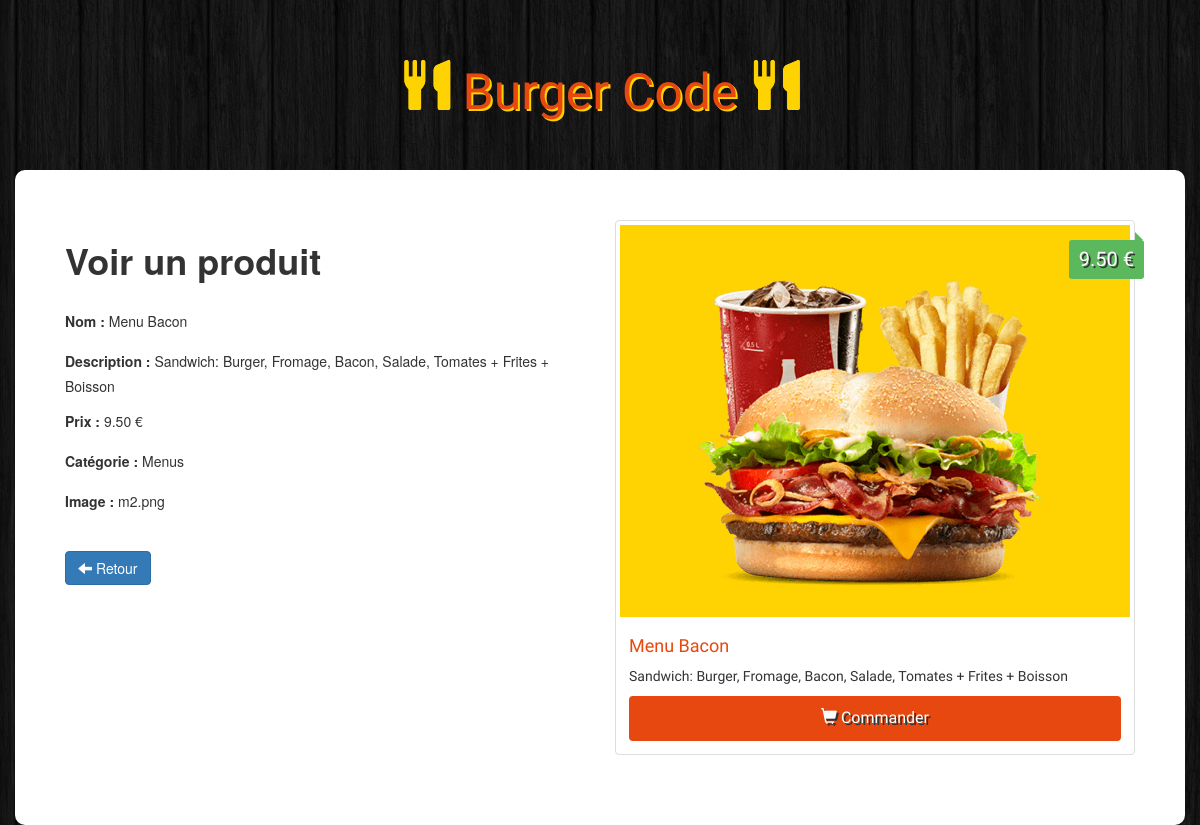
Screenshot of /admin/view.php?id=2 with the database file from the repository.
### tables this page shows
CREATE TABLE IF NOT EXISTS `items` (
  `id` int(11) NOT NULL AUTO_INCREMENT,
  `name` varchar(100) NOT NULL,
  `description` varchar(255) NOT NULL,
  `price` float NOT NULL,
  `image` varchar(255) NOT NULL,
  `category` int(11) NOT NULL,
  PRIMARY KEY (`id`),
  KEY `category` (`category`)
);

CREATE TABLE IF NOT EXISTS `categories` (
  `id` int(11) NOT NULL AUTO_INCREMENT,
  `name` varchar(100) NOT NULL,
  PRIMARY KEY (`id`)
);

### admin/view.php (the view, shortened to what this page needs)
<?php
    if(!empty($_GET['id'])) {
        $id = checkInput($_GET['id']);
    }
    require '../identifiants.php';
    $db = new Database($dbHost, $dbName, $dbUser, $dbUserPass);
    $connection = $db->connect();
    $statement = $connection->prepare("
    SELECT
    items.id,
    items.name,
    items.description,
    items.price,
    items.image,
    categories.name AS category_name
    FROM items
    LEFT JOIN categories
    ON items.category = categories.id
    WHERE items.id = ?;
    ");
    $statement->execute(array($id));
    $item = $statement->fetch();
    function checkInput($data) {
        $data = trim($data);
        $data = stripslashes($data);
        $data = htmlspecialchars($data);
        return $data;
    }
?>
<!DOCTYPE html>
<html>
    <head>
        <link href="https://maxcdn.bootstrapcdn.com/bootstrap/3.3.7/css/bootstrap.min.css" rel="stylesheet">
        <link href="../css/style.css" rel="stylesheet" type="text/css">
    </head>
    <body>
        <h1 class="text-logo"><span class="glyphicon glyphicon-cutlery"></span> Burger Code <span class="glyphicon glyphicon-cutlery"></span></h1>
        <div class="container admin">
            <div class="row">
                <div class="col-sm-6">
                    <h1><strong>Voir un produit</strong></h1>
                    <br>
                    <form>
                        <div class="form-group">
                            <label>Nom :</label><?php echo ' ' . $item['name']; ?>
                        </div>
                        <div class="form-group">
                            <label>Description :</label><?php echo ' ' . $item['description']; ?>
                        </div>
                        <div class="form-group">
                            <label>Prix :</label><?php echo ' ' . number_format((float)$item['price'], 2, '.', '') . " €"; ?>
                        </div>
                        <div class="form-group">
                            <label>Catégorie :</label><?php echo ' ' . $item['category_name']; ?>
                        </div>
                        <div class="form-group">
                            <label>Image :</label><?php echo ' ' . $item['image']; ?>
                        </div>
                    </form>
                    <br>
                    <div class="form-actions">
                        <a class="btn btn-primary" href="index.php"><span class="glyphicon glyphicon-arrow-left"></span> Retour</a>
                    </div>
                </div>
                <div class="col-sm-6 site">
                    <div class="thumbnail">
                        <img src="<?php echo '../images/' . $item['image']; ?>">
                        <p class="price"><?php echo number_format((float)$item['price'], 2, '.', ''); ?> €</p>
                        <div class="caption">
                            <h4><?php echo $item['name']; ?></h4>
                            <p><?php echo $item['description']; ?></p>
                            <a href="#" class="btn btn-order" rol="button"><span class="glyphicon glyphicon-shopping-cart"></span> Commander</a>
                        </div>
                    </div>
                </div>
            </div>
        </div>
    </body>
</html>

### css/style.css (style rules this page uses)
body { background: url(../images/bg.png); }
.site { font-family: "Holtwood One SC", sans-serif; }
.text-logo { font-family: "Holtwood One SC", sans-serif; color: #e7480f; text-shadow: 2px 2px #ffd301; font-size: 50px; padding: 40px 0; text-align: center; }
.text-logo .glyphicon { color: #ffd301; text-shadow: 0 0 #ffd301; }
.thumbnail img { background: #ffd301; }
.thumbnail .price { background: #5cb85c; box-shadow: 0 1px rgba(0, 0, 0, 0, 0.2); -moz-box-shadow: 0 1px rgba(0, 0, 0, 0, 0.2); -webkit-box-shadow: 0 1px rgba(0, 0, 0, 0, 0.2); color: #fff; text-shadow: 2px 2px #333; position: absolute; right: 6px; top: 20px; padding: 5px 10px; font-size: 20px; border-radius: 3px; }
.thumbnail .price:before { border: 4px solid transparent; border-bottom: 4px solid #5cb85c; border-left: 4px solid #5cb85c; content:""; position: absolute; right: 1px; top: -8px; }
.caption > h4 { color: #e7480f; font-size: 18px; }
.btn-order { width: 100%; padding: 10px; font-size: 16px; color: #fff; background: #e7480f; text-shadow: 2px 2px #333; }
.admin { background: #fff; padding: 50px; border-radius: 10px; }

### rows the page displays
items: name "Menu Bacon", description "Sandwich: Burger, Fromage, Bacon, Salade, Tomates + Frites + Boisson", price "9.50", category.name "Menus", image "m2.png", image (picture)
